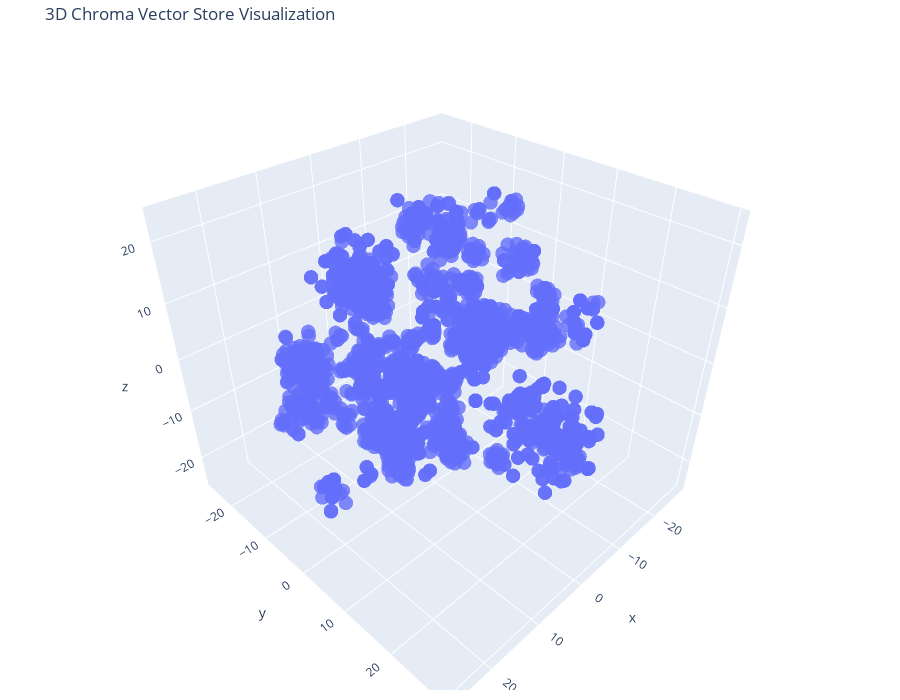

The cell this chart's notebook holds for it:
### Code cell
tsne = TSNE(n_components=3, random_state=42)
reduced_vectors = tsne.fit_transform(vector)

# Create the 3D scatter plot
fig = go.Figure(data=[go.Scatter3d(
    x=reduced_vectors[:, 0],
    y=reduced_vectors[:, 1],
    z=reduced_vectors[:, 2],
    mode='markers',
    marker=dict(size=5, opacity=0.8),
  
)])

fig.update_layout(
    title='3D Chroma Vector Store Visualization',
    scene=dict(xaxis_title='x', yaxis_title='y', zaxis_title='z'),
    width=900,
    height=700,
    margin=dict(r=20, b=10, l=10, t=40)
)

fig.show()

### Figure 1 — Plotly figure (JSON) as saved in the notebook; plotly's stock layout.template omitted (floating-point values rounded to 4 significant figures; data arrays with more than 128 entries replaced by an {"elided": "..."} marker saying what was removed)
{"data": [{"marker": {"opacity": 0.8, "size": 5}, "mode": "markers", "type": "scatter3d", "x": {"elided": "2195 float values"}, "y": {"elided": "2195 float values"}, "z": {"elided": "2195 float values"}}], "layout": {"height": 700, "margin": {"b": 10, "l": 10, "r": 20, "t": 40}, "scene": {"xaxis": {"title": {"text": "x"}}, "yaxis": {"title": {"text": "y"}}, "zaxis": {"title": {"text": "z"}}}, "title": {"text": "3D Chroma Vector Store Visualization"}, "width": 900}}
